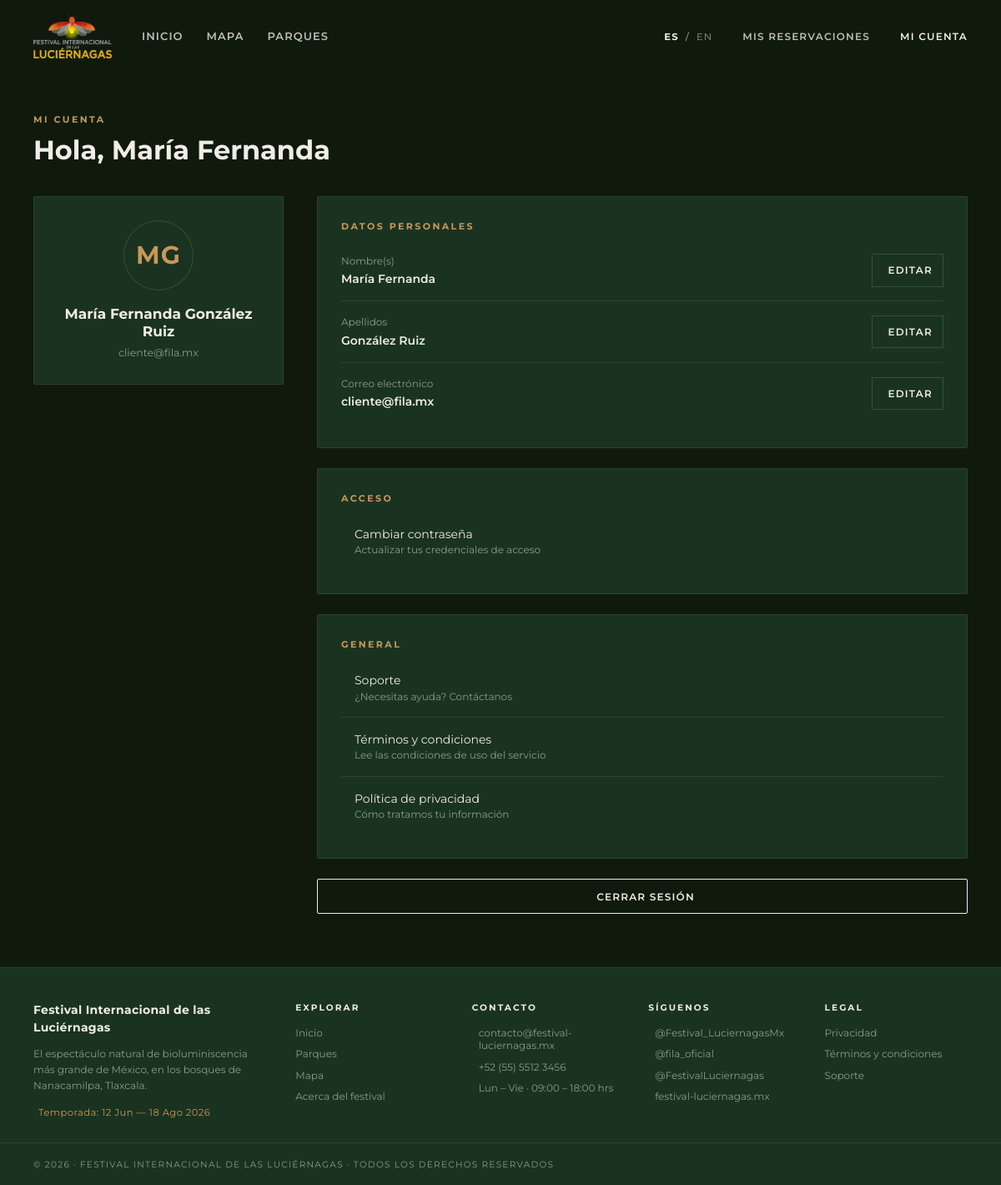
The app's page /mi-cuenta/ (signed in) with its own data.
### apps/core/models.py (models this page shows, shortened)
class Usuario(AbstractUser):
    ROLES = [
        ("cliente", "Cliente"),
        ("administrador", "Administrador"),
    ]
    IDIOMAS = [
        ("es", "Español"),
        ("en", "English"),
    ]
    username = None
    email = models.EmailField(
        "correo electrónico",
        unique=True
    )
    telefono = models.CharField(
        "teléfono",
        max_length=20,
        blank=True
    )
    rol = models.CharField(
        max_length=20,
        choices=ROLES,
        default="cliente"
    )
    idioma = models.CharField(
        max_length=2,
        choices=IDIOMAS,
        default="es"
    )
    USERNAME_FIELD = "email"
    REQUIRED_FIELDS = ["first_name", "last_name"]
    objects = UsuarioManager()

class ContactoFestival(models.Model):
    email = models.EmailField("correo de contacto", default="contacto@festival-luciernagas.mx")
    telefono = models.CharField("teléfono", max_length=40, default="+52 (55) 5512 3456")
    horario = models.CharField("horario", max_length=120, default="Lun – Vie · 09:00 – 18:00 hrs")
    instagram = models.CharField("Instagram", max_length=120, blank=True, default="@Festival_LuciernagasMx")
    web = models.CharField("Sitio web", max_length=120, blank=True, default="festival-luciernagas.mx")
    twitter = models.CharField("Twitter / X", max_length=120, blank=True, default="@fila_oficial")
    youtube = models.CharField("YouTube", max_length=120, blank=True, default="@FestivalLuciernagas")
    mensaje_soporte = models.TextField(
        "mensaje de soporte",
        default=(
            "Si necesitas ayuda con tu reservación o tienes preguntas sobre el "
            "Festival Internacional de las Luciérnagas, escríbenos a "
            "contacto@festival-luciernagas.mx. Te responderemos en un máximo de "
            "24 horas hábiles."
        ),
    )
    fechas_festival = models.CharField("fechas del festival", max_length=80, default="12 Jun — 18 Ago 2026")
    num_parques = models.PositiveSmallIntegerField("número de parques", default=6)
    class Meta:
        verbose_name = "información de contacto"
        verbose_name_plural = "información de contacto"
    @classmethod
    def get_solo(cls):
        obj = cls.objects.first()
        if obj is None:
            obj = cls.objects.create()
        return obj

### apps/core/views.py (the view)
# urls.py: path("mi-cuenta/", views.account, name="account"),
@login_required
def account(request):
    return render(request, "core/account/account.html", _context("account"))

### apps/core/context_processors.py (called while the page is built)
def idioma_actual(request):
    lang = request.session.get("idioma")
    if lang not in LANGS:
        user = getattr(request, "user", None)
        if user is not None and user.is_authenticated and user.idioma in LANGS:
            lang = user.idioma
        else:
            lang = "es"
    return lang

def i18n(request):
    lang = idioma_actual(request)
    return {"LANG": lang, "t": get_dict(lang)}

def festival(request):
    try:
        contacto = ContactoFestival.get_solo()
    except Exception:
        contacto = None
    return {"festival_contacto": contacto}

### apps/core/translations.py (called while the page is built)
def get_dict(lang):
    return TRANSLATIONS.get(lang, ES)

### apps/core/views.py (called while the page is built)
def _context(active="home", title="Festival Internacional de las Luciérnagas 2026", **extra):
    parks = list(
        Parque.objects.filter(activo=True).prefetch_related("amenidades", "resenas")
    )
    context = {
        "active": active,
        "page_title": title,
        "parks": parks,
        "featured_parks": parks[:3],
    }
    context.update(extra)
    return context

### apps/core/templates/core/account/account.html (shortened to what this page needs)
{% extends "core/base.html" %}
{% block content %}
<section class="account-page">
  <header class="account-header">
    <p class="eyebrow">Mi cuenta</p>
    <h1>Hola, {{ request.user.first_name|default:request.user.email }}</h1>
  </header>
  <div class="account-layout">
    <aside class="card profile-card">
      <div class="avatar">{{ request.user.first_name|slice:":1"|upper }}{{ request.user.last_name|slice:":1"|upper }}</div>
      <h2>{{ request.user.get_full_name|default:request.user.email }}</h2>
      <p class="muted">{{ request.user.email }}</p>
    </aside>
    <div class="account-stack">
      <section class="card account-card">
        <p class="eyebrow">Datos personales</p>
        <div class="account-row">
          <div class="account-row__info">
            <span>Nombre(s)</span>
            <strong data-field-value>{{ request.user.first_name }}</strong>
          </div>
          <button class="account-row__edit-btn" data-field-edit aria-label="Editar nombre">
             Editar
          </button>
        </div>
        <div class="account-row">
          <div class="account-row__info">
            <span>Apellidos</span>
            <strong data-field-value>{{ request.user.last_name }}</strong>
          </div>
          <button class="account-row__edit-btn" data-field-edit aria-label="Editar apellidos">
             Editar
          </button>
        </div>
        <div class="account-row">
          <div class="account-row__info">
            <span>Correo electrónico</span>
            <strong data-field-value>{{ request.user.email }}</strong>
          </div>
          <button class="account-row__edit-btn" data-field-edit aria-label="Editar correo">
             Editar
          </button>
        </div>
      </section>
      <section class="card account-card">
        <p class="eyebrow">Acceso</p>
        <a class="settings-link" href="{% url 'core:change_password' %}">
          <span>Cambiar contraseña<small>Actualizar tus credenciales de acceso</small></span>
        </a>
      </section>
      <section class="card account-card">
        <p class="eyebrow">General</p>
        <a class="settings-link" href="#">
          <span>Soporte<small>¿Necesitas ayuda? Contáctanos</small></span>
        </a>
        <a class="settings-link" href="#">
          <span>Términos y condiciones<small>Lee las condiciones de uso del servicio</small></span>
        </a>
        <a class="settings-link" href="#">
          <span>Política de privacidad<small>Cómo tratamos tu información</small></span>
        </a>
      </section>
      <a class="button button--secondary account-logout" href="{% url 'core:logout' %}">
         Cerrar sesión
      </a>
    </div>
  </div>
</section>
{% endblock %}

### apps/core/templates/core/partials/footer.html (shortened to what this page needs)
<footer class="footer footer--rich">
  <div class="footer__main">
    <div class="footer__brand">
      <strong class="footer__brand-name">Festival Internacional de las Luci&eacute;rnagas</strong>
      <p class="footer__tagline">{{ t.footer_tagline }}</p>
      {% if festival_contacto %}
        <p class="footer__season">
          {{ t.footer_dates }}: {{ festival_contacto.fechas_festival }}
        </p>
      {% endif %}
    </div>
    <nav class="footer__col" aria-label="{{ t.footer_explore }}">
      <p class="footer__col-title">{{ t.footer_explore }}</p>
      <a href="{% url 'core:home' %}">{{ t.nav_inicio }}</a>
      <a href="{% url 'core:park_list' %}">{{ t.nav_parques }}</a>
      <a href="{% url 'core:map' %}">{{ t.nav_mapa }}</a>
      <a href="{% url 'core:home' %}">{{ t.footer_about }}</a>
    </nav>
    {% if festival_contacto %}
      <div class="footer__col">
        <p class="footer__col-title">{{ t.footer_contact }}</p>
        <a href="mailto:{{ festival_contacto.email }}"> {{ festival_contacto.email }}</a>
        <a href="tel:{{ festival_contacto.telefono }}"> {{ festival_contacto.telefono }}</a>
        <span class="footer__static"> {{ festival_contacto.horario }}</span>
      </div>
      <div class="footer__col">
        <p class="footer__col-title">{{ t.footer_follow }}</p>
        {% if festival_contacto.instagram %}<a href="#"> {{ festival_contacto.instagram }}</a>{% endif %}
        {% if festival_contacto.twitter %}<a href="#"> {{ festival_contacto.twitter }}</a>{% endif %}
        {% if festival_contacto.youtube %}<a href="#"> {{ festival_contacto.youtube }}</a>{% endif %}
        {% if festival_contacto.web %}<a href="#"> {{ festival_contacto.web }}</a>{% endif %}
      </div>
    {% endif %}
    <nav class="footer__col" aria-label="{{ t.footer_legal }}">
      <p class="footer__col-title">{{ t.footer_legal }}</p>
      <a href="#">{{ t.footer_privacy }}</a>
      <a href="#">{{ t.footer_terms }}</a>
      <a href="#">{{ t.footer_support }}</a>
    </nav>
  </div>
  <div class="footer__bottom">
    <span class="footer__copy">&copy; 2026 &middot; Festival Internacional de las Luci&eacute;rnagas &middot; {{ t.footer_rights }}</span>
  </div>
</footer>

### records on screen
Usuario: user.first_name "María Fernanda", user.first_name "M", user.last_name "G", user.get_full_name "María Fernanda González Ruiz", user.email "cliente@fila.mx", user.last_name "González Ruiz"
ContactoFestival: fechas_festival "12 Jun — 18 Ago 2026", email "contacto@festival-luciernagas.mx", telefono "+52 (55) 5512 3456", horario "Lun – Vie · 09:00 – 18:00 hrs", instagram "@Festival_LuciernagasMx", twitter "@fila_oficial", youtube "@FestivalLuciernagas", web "festival-luciernagas.mx"

### other values on screen
{{ t.nav_inicio }} "INICIO"
{{ t.nav_mapa }} "MAPA"
{{ t.nav_parques }} "PARQUES"
{{ t.nav_reservaciones }} "MIS RESERVACIONES"
{{ t.nav_cuenta }} "MI CUENTA"
{{ t.footer_tagline }} "El espectáculo natural de bioluminiscencia más grande de México, en los bosques de Nanacamilpa, Tlaxcala."
{{ t.footer_dates }} "Temporada"
{{ t.footer_explore }} "EXPLORAR"
{{ t.nav_inicio }} "Inicio"
{{ t.nav_parques }} "Parques"
{{ t.nav_mapa }} "Mapa"
{{ t.footer_about }} "Acerca del festival"
{{ t.footer_contact }} "CONTACTO"
{{ t.footer_follow }} "SÍGUENOS"
{{ t.footer_legal }} "LEGAL"
